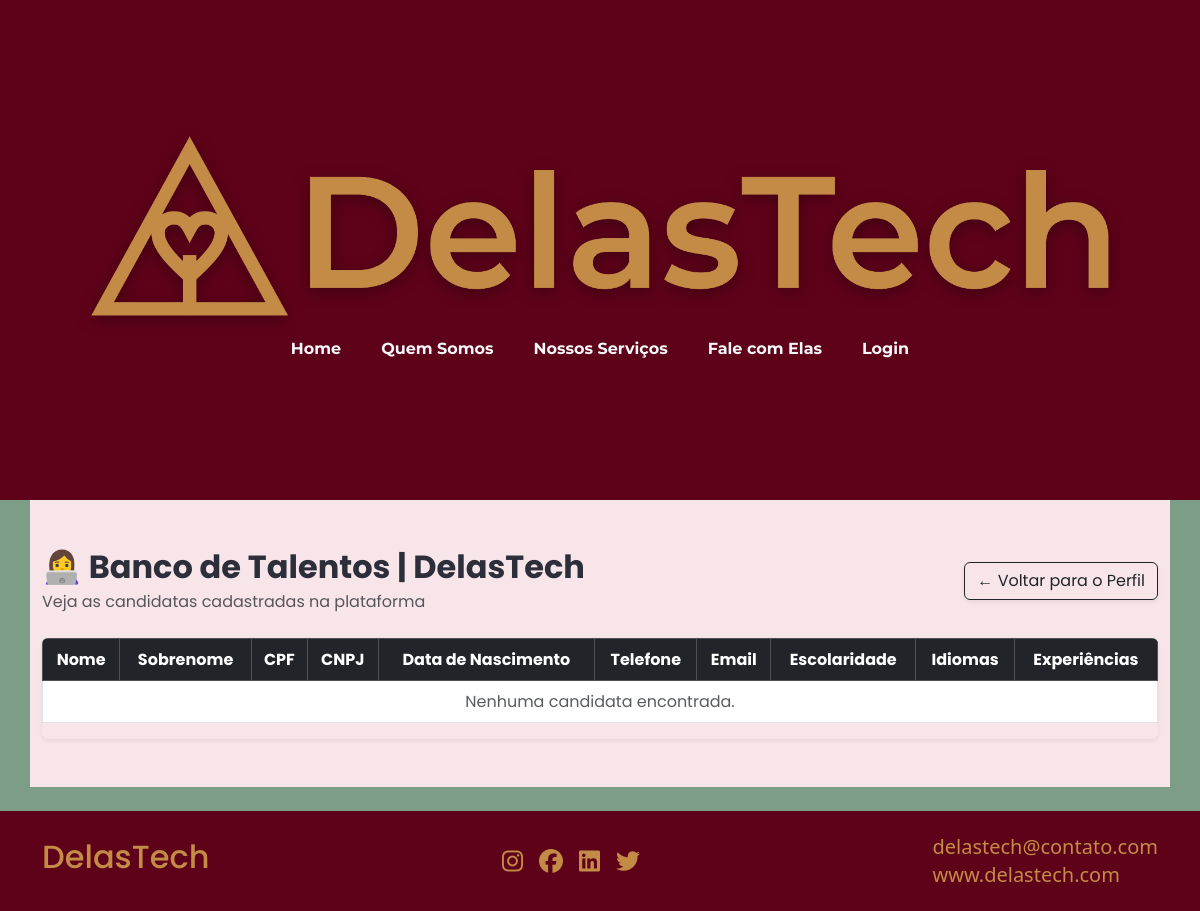
The page /elas/candidatas/ on the database as committed earlier.
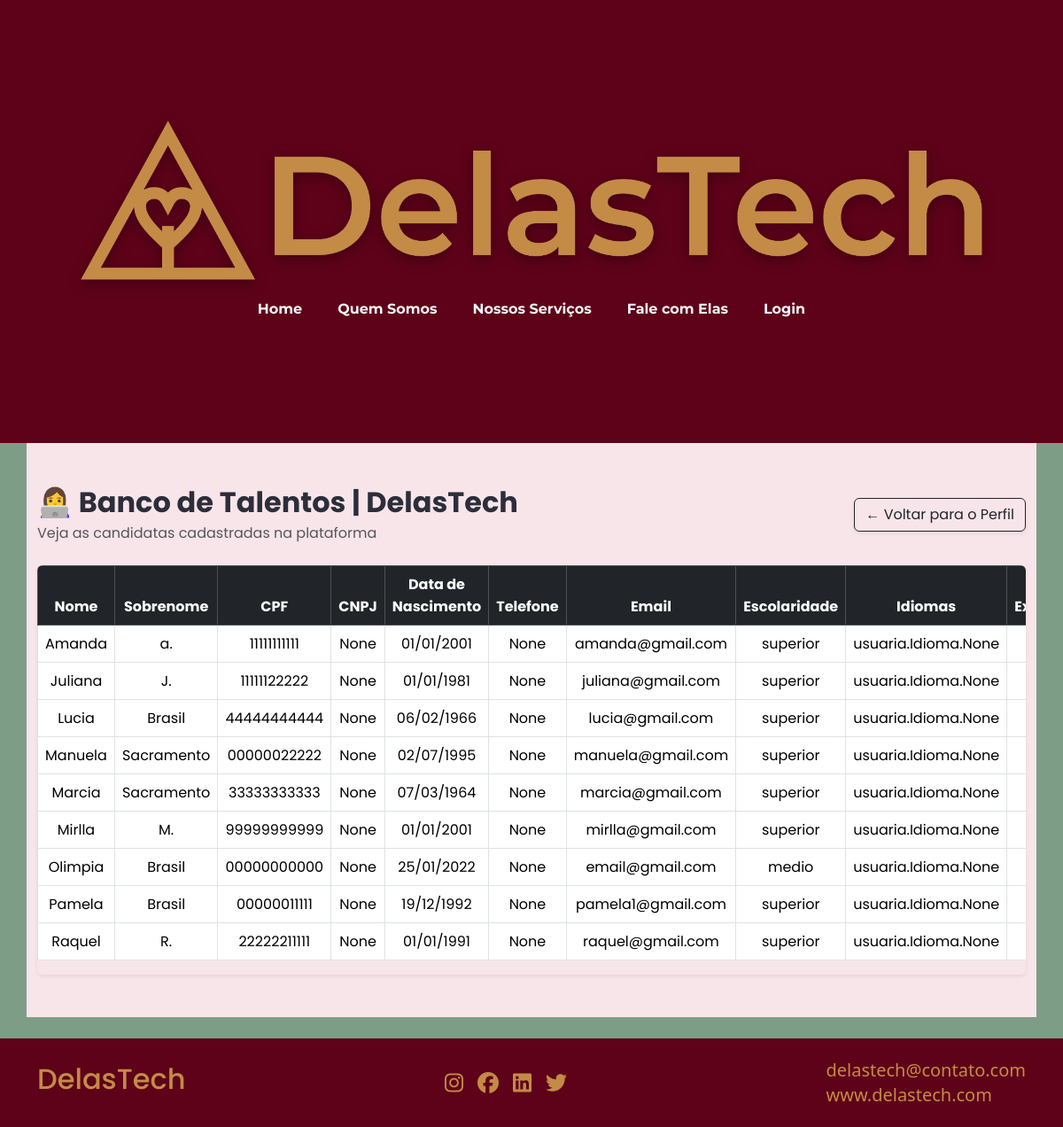
The same page on the database as committed later.
### usuaria/models.py (models this page shows, shortened)
class Usuaria(models.Model):
    ESCOLARIDADE_CHOICES = [
        ('fundamental', 'Ensino Fundamental'),
        ('medio', 'Ensino Médio'),
        ('superior', 'Ensino Superior'),
        ('pos', 'Pós-Graduação'),
        ('mestrado', 'Mestrado'),
        ('doutorado', 'Doutorado'),
    ]
    user = models.OneToOneField(User, on_delete=models.CASCADE,default=None)
    nome = models.CharField(max_length=20)
    sobrenome = models.CharField(max_length=100)
    cpf = models.CharField(max_length=11, unique=True)
    cnpj = models.CharField(max_length=14, unique=True, blank=True, null=True)
    data_nascimento = models.DateField()
    email =  models.EmailField(unique=True)
    telefone = models.CharField(max_length=20, blank=True, null=True)
    escolaridade = models.CharField(max_length=30,choices=ESCOLARIDADE_CHOICES)
    idiomas = models.ManyToManyField(Idioma)
    experiencia = models.TextField()
    apelido = models.CharField(max_length=100, unique=True)
    class Meta:
        verbose_name = "Usuaria"
        ordering = ['apelido']

### usuaria/views.py (the view)
# urls.py: path('candidatas/', ListaUsuarias.as_view(), name="candidatas"),
class ListaUsuarias(ListView):  #Nessa class, mais tarde entrará a página de consulta das empresas com filtro
    model = Usuaria
    form_class = FormUsuaria
    template_name = 'usuaria/candidatas.html'

### templates/usuaria/candidatas.html (shortened to what this page needs)
{% extends 'base.html' %}
{% block content %}
<section class="container py-5" style="background-color: #f7e5ea; color: #2c2e3a; font-family: 'Poppins', sans-serif;">
    <div class="d-flex justify-content-between align-items-center mb-4">
        <div>
            <h2 class="fw-bold mb-1">👩‍💻 Banco de Talentos | DelasTech</h2>
            <p class="text-muted mb-0">Veja as candidatas cadastradas na plataforma</p>
        </div>
        <a href="{% url 'perfilemp' %}" class="btn btn-outline-dark shadow-sm" >
            ← Voltar para o Perfil
        </a>
    </div>
    <div class="table-responsive rounded shadow-sm">
        <table class="table table-hover table-bordered align-middle text-center" style="background-color: #f7e5ea;">
            <thead class="table-dark">
                <tr>
                    <th>Nome</th>
                    <th>Sobrenome</th>
                    <th>CPF</th>
                    <th>CNPJ</th>
                    <th>Data de Nascimento</th>
                    <th>Telefone</th>
                    <th>Email</th>
                    <th>Escolaridade</th>
                    <th>Idiomas</th>
                    <th>Experiências</th>
                </tr>
            </thead>
            <tbody>
                {% for usuaria in usuaria_list %}
                <tr>
                    <td>{{ usuaria.nome }}</td>
                    <td>{{ usuaria.sobrenome }}</td>
                    <td>{{ usuaria.cpf }}</td>
                    <td>{{ usuaria.cnpj }}</td>
                    <td>{{ usuaria.data_nascimento|date:"d/m/Y" }}</td>
                    <td>{{ usuaria.telefone }}</td>
                    <td>{{ usuaria.email }}</td>
                    <td>{{ usuaria.escolaridade }}</td>
                    <td>{{ usuaria.idiomas }}</td>
                    <td>{{ usuaria.experiencias }}</td>
                </tr>
                {% empty %}
                <tr>
                    <td colspan="10" class="text-center text-muted">Nenhuma candidata encontrada.</td>
                </tr>
                {% endfor %}
            </tbody>
        </table>
    </div>
</section>
{% endblock %}

### templates/base.html (shortened to what this page needs)
{% load static %}
{% load bootstrap5 %}
{% bootstrap_css %}
<!DOCTYPE html>
<html lang="en">
<head>
    <link rel="stylesheet" href="{% static 'css/style.css' %}">
    <link rel="stylesheet" href="https://cdnjs.cloudflare.com/ajax/libs/font-awesome/6.5.0/css/all.min.css">
</head>
<body style="background-color: #7d9d87;">
    <header>
        {% include 'componentes/header.html' %}
    </header>
    <main>
        {% block content %} {% endblock %}
    </main>
</body>
<footer>
    {% include 'componentes/footer.html' %}
</footer>
</html>

### templates/componentes/header.html (shortened to what this page needs)
{% load static %}
<nav class="navbar navbar-expand-lg px-4 py-3" style="background-color: #5e0219;">
    <div class="container-fluid flex-column">
        <a class="navbar-brand mx-auto mb-2" href="{% url 'home' %}">
            <img src="{% static 'img/logo.2.png' %}" alt="Logo DelasTech" class="img-fluid logo-img">
        </a>
        <div class="collapse navbar-collapse justify-content-between" style="font-color: #e6cfcf" id="navbarDelas">
            <ul class="navbar-nav mx-auto mb-2 mb-lg-0 gap-4">
                <li class="nav-item">
                    <a class="nav-link text-light fw-bold" href="{% url 'home' %}">Home</a>
                </li>
                <li class="nav-item">
                    <a class="nav-link text-light fw-bold" href="{% url 'sobre' %}">Quem Somos</a>
                </li>
                <li class="nav-item">
                    <a class="nav-link text-light fw-bold" href="{% url 'servicos' %}">Nossos Serviços</a>
                </li>
                <li class="nav-item">
                    <a class="nav-link text-light fw-bold" href="{% url 'contato' %}">Fale com Elas</a>
                </li>
                <li>
                    <a class="nav-link text-light fw-bold" href="{% url 'geral_login' %}" >Login</a>  {% comment %} inserir link de página com os logins, tanto de empresa, quanto de usuaria {% endcomment %}
                </li>
            </ul>
        </div>
    </div>
</nav>

### templates/componentes/footer.html
{% load static %}
<footer class="py-4 mt-4" style="background-color: #5e0219; color: #c48b47;">
  <div class="container d-flex justify-content-between align-items-center flex-wrap">
    <h3 style="font-family: 'Poppins', sans-serif; font-size: 2rem; color: #c48b47;">
        DelasTech
    </h3>
    <div class="redes-sociais d-flex gap-3 mt-3 mt-md-0">
      <a href="https://www.instagram.com/" target="_blank" class="text-decoration-none" style="color: #c48b47; font-size: 1.5rem;">
        <i class="fab fa-instagram"></i>
      </a>
      <a href="https://www.facebook.com/" target="_blank" class="text-decoration-none" style="color: #c48b47; font-size: 1.5rem;">
        <i class="fab fa-facebook"></i>
      </a>
      <a href="https://www.linkedin.com/" target="_blank" class="text-decoration-none" style="color: #c48b47; font-size: 1.5rem;">
        <i class="fab fa-linkedin"></i>
      </a>
      <a href="https://www.twitter.com/" target="_blank" class="text-decoration-none" style="color: #c48b47; font-size: 1.5rem;">
        <i class="fab fa-twitter"></i>
      </a>
    </div>
    <div class="contato-footer">
      <h5 class="mb-1">delastech@contato.com</h5>
      <h5 class="mb-0">www.delastech.com</h5>
    </div>
  </div>
</footer>

### static/css/style.css (style rules this page uses)
header { background-color: #5e0219; height: 500px; padding: 20px; display: flex; align-items:center; justify-content: center; flex-direction: column; }
.logo-img { max-height: 180px; height: auto; width: auto; display: block; margin: 0 auto; filter: drop-shadow(0px 4px 8px rgba(0, 0, 0, 0.3)); transition: transform 0.3s ease-in-out; }
header nav ul li a { font-family: 'Montserrat', sans-serif; font-size: 1.1rem; color: #e6cfcf; font-weight: 500; text-decoration: none; padding: 8px 16px; }

Rows that differ between the two databases and show on the page:
added Usuaria: nome "Amanda", sobrenome "a.", cpf "11111111111", cnpj "None", data_nascimento "01/01/2001", telefone "None", email "amanda@gmail.com", escolaridade "superior", idiomas "usuaria.Idioma.None"
added Usuaria: nome "Juliana", sobrenome "J.", cpf "11111122222", cnpj "None", data_nascimento "01/01/1981", telefone "None", email "juliana@gmail.com", escolaridade "superior", idiomas "usuaria.Idioma.None"
added Usuaria: nome "Lucia", sobrenome "Brasil", cpf "44444444444", cnpj "None", data_nascimento "06/02/1966", telefone "None", email "lucia@gmail.com", escolaridade "superior", idiomas "usuaria.Idioma.None"
added Usuaria: nome "Manuela", sobrenome "Sacramento", cpf "00000022222", cnpj "None", data_nascimento "02/07/1995", telefone "None", email "manuela@gmail.com", escolaridade "superior", idiomas "usuaria.Idioma.None"
added Usuaria: nome "Marcia", sobrenome "Sacramento", cpf "33333333333", cnpj "None", data_nascimento "07/03/1964", telefone "None", email "marcia@gmail.com", escolaridade "superior", idiomas "usuaria.Idioma.None"
added Usuaria: nome "Mirlla", sobrenome "M.", cpf "99999999999", cnpj "None", data_nascimento "01/01/2001", telefone "None", email "mirlla@gmail.com", escolaridade "superior", idiomas "usuaria.Idioma.None"
added Usuaria: nome "Olimpia", sobrenome "Brasil", cpf "00000000000", cnpj "None", data_nascimento "25/01/2022", telefone "None", email "email@gmail.com", escolaridade "medio", idiomas "usuaria.Idioma.None"
added Usuaria: nome "Pamela", sobrenome "Brasil", cpf "00000011111", cnpj "None", data_nascimento "19/12/1992", telefone "None", email "pamela1@gmail.com", escolaridade "superior", idiomas "usuaria.Idioma.None"
added Usuaria: nome "Raquel", sobrenome "R.", cpf "22222211111", cnpj "None", data_nascimento "01/01/1991", telefone "None", email "raquel@gmail.com", escolaridade "superior", idiomas "usuaria.Idioma.None"
Other text that changed with them:
text no longer shown: "Nenhuma candidata encontrada."
